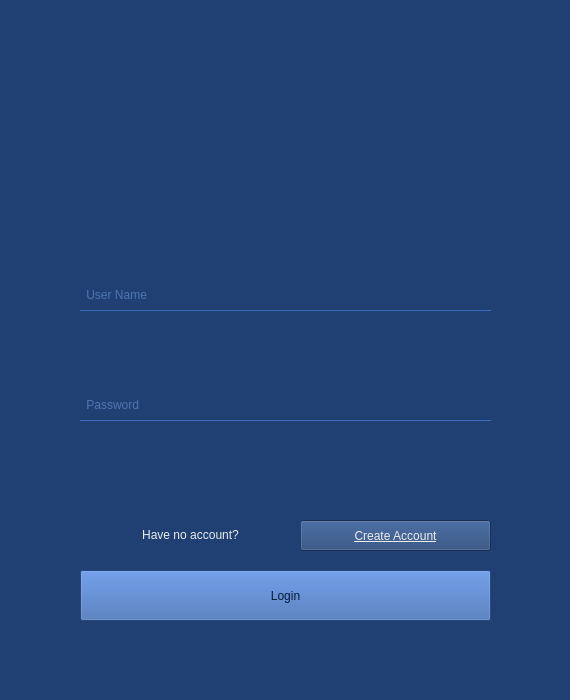
<?xml version="1.0" encoding="UTF-8"?>
<ui version="4.0">
 <class>Form</class>
 <widget class="QWidget" name="Form">
  <property name="geometry">
   <rect>
    <x>0</x>
    <y>0</y>
    <width>570</width>
    <height>700</height>
   </rect>
  </property>
  <property name="windowTitle">
   <string>Log in | GE</string>
  </property>
  <property name="styleSheet">
   <string notr="true">background-color: rgb(32, 64, 115);</string>
  </property>
  <widget class="QLabel" name="label">
   <property name="geometry">
    <rect>
     <x>120</x>
     <y>20</y>
     <width>321</width>
     <height>241</height>
    </rect>
   </property>
   <property name="text">
    <string/>
   </property>
   <property name="pixmap">
    <pixmap>user.png</pixmap>
   </property>
   <property name="alignment">
    <set>Qt::AlignCenter</set>
   </property>
  </widget>
  <widget class="QLineEdit" name="user_name">
   <property name="geometry">
    <rect>
     <x>80</x>
     <y>260</y>
     <width>411</width>
     <height>51</height>
    </rect>
   </property>
   <property name="styleSheet">
    <string notr="true">font: 12pt &quot;Tahoma&quot;;
background-color:rgba(0, 0, 0, 0);
border:1px solid rgba(0, 0, 0, 0);
border-bottom-color:rgb(59, 109, 188);
color: rgb(125, 169, 240);
padding-bottom:7px;</string>
   </property>
   <property name="text">
    <string/>
   </property>
   <property name="frame">
    <bool>false</bool>
   </property>
   <property name="alignment">
    <set>Qt::AlignBottom|Qt::AlignLeading|Qt::AlignLeft</set>
   </property>
   <property name="placeholderText">
    <string> User Name</string>
   </property>
  </widget>
  <widget class="QLineEdit" name="password">
   <property name="geometry">
    <rect>
     <x>80</x>
     <y>370</y>
     <width>411</width>
     <height>51</height>
    </rect>
   </property>
   <property name="styleSheet">
    <string notr="true">font: 12pt &quot;Tahoma&quot;;
background-color:rgba(0, 0, 0, 0);
border:1px solid rgba(0, 0, 0, 0);
border-bottom-color:rgb(59, 109, 188);
color: rgb(125, 169, 240);
padding-bottom:7px;</string>
   </property>
   <property name="text">
    <string/>
   </property>
   <property name="frame">
    <bool>false</bool>
   </property>
   <property name="echoMode">
    <enum>QLineEdit::Password</enum>
   </property>
   <property name="alignment">
    <set>Qt::AlignBottom|Qt::AlignLeading|Qt::AlignLeft</set>
   </property>
   <property name="placeholderText">
    <string> Password</string>
   </property>
  </widget>
  <widget class="QPushButton" name="login_button">
   <property name="geometry">
    <rect>
     <x>80</x>
     <y>570</y>
     <width>411</width>
     <height>51</height>
    </rect>
   </property>
   <property name="styleSheet">
    <string notr="true">font:14pt &quot;Tahoma&quot;;
background-color: rgb(55, 100, 173);
color: rgb(5, 26, 59);
</string>
   </property>
   <property name="text">
    <string>Login</string>
   </property>
  </widget>
  <widget class="QPushButton" name="pushButton_2">
   <property name="geometry">
    <rect>
     <x>300</x>
     <y>520</y>
     <width>191</width>
     <height>31</height>
    </rect>
   </property>
   <property name="styleSheet">
    <string notr="true">font: 9pt &quot;Tahoma&quot;;
text-decoration: underline;
color: rgb(236, 236, 236);</string>
   </property>
   <property name="text">
    <string>Create Account</string>
   </property>
  </widget>
  <widget class="QLabel" name="label_2">
   <property name="geometry">
    <rect>
     <x>80</x>
     <y>520</y>
     <width>221</width>
     <height>30</height>
    </rect>
   </property>
   <property name="font">
    <font>
     <family>Tahoma</family>
     <pointsize>9</pointsize>
     <weight>9</weight>
     <italic>false</italic>
     <bold>false</bold>
    </font>
   </property>
   <property name="styleSheet">
    <string notr="true">font: 75 9pt &quot;Tahoma&quot;;
color: rgb(236, 236, 236);</string>
   </property>
   <property name="text">
    <string>Have no account?</string>
   </property>
   <property name="alignment">
    <set>Qt::AlignCenter</set>
   </property>
  </widget>
  <widget class="QLabel" name="message">
   <property name="geometry">
    <rect>
     <x>80</x>
     <y>450</y>
     <width>411</width>
     <height>30</height>
    </rect>
   </property>
   <property name="styleSheet">
    <string notr="true">font: 9pt &quot;Tahoma&quot;;
color: rgb(231, 35, 35);</string>
   </property>
   <property name="text">
    <string/>
   </property>
   <property name="alignment">
    <set>Qt::AlignCenter</set>
   </property>
  </widget>
 </widget>
 <resources/>
 <connections/>
</ui>
